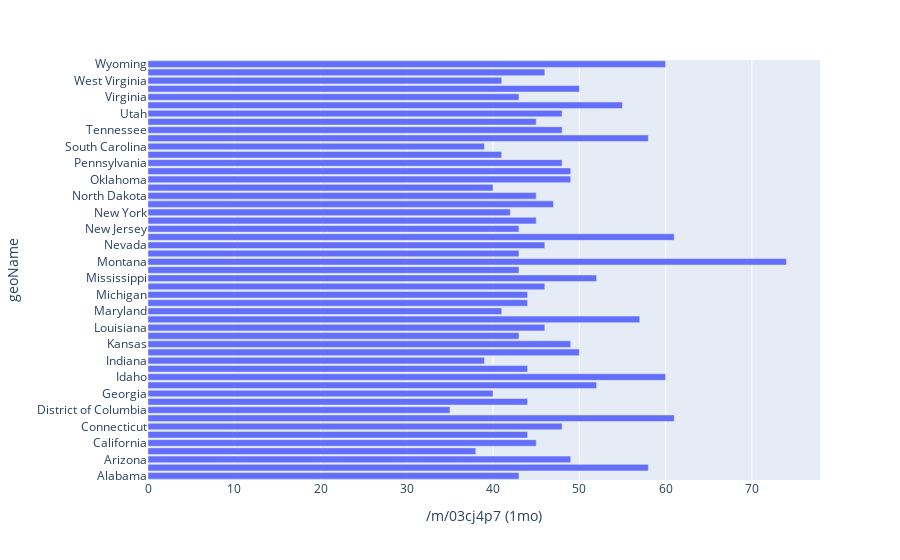

The cell this chart's notebook holds for it:
### Code cell
import plotly.express as px
fig = px.bar(df, x='{} (1mo)'.format(plot_keyword), y='geoName')
fig

### Figure 1 — Plotly figure (JSON) as saved in the notebook; plotly's stock layout.template omitted (floating-point values rounded to 4 significant figures)
{"data": [{"alignmentgroup": "True", "hovertemplate": "/m/03cj4p7 (1mo)=%{x}<br>geoName=%{y}<extra></extra>", "legendgroup": "", "marker": {"color": "#636efa"}, "name": "", "offsetgroup": "", "orientation": "h", "showlegend": false, "textposition": "auto", "type": "bar", "x": [43, 58, 49, 38, 45, 44, 48, 61, 35, 44, 40, 52, 60, 44, 39, 50, 49, 43, 46, 57, 41, 44, 44, 46, 52, 43, 74, 43, 46, 61, 43, 45, 42, 47, 45, 40, 49, 49, 48, 41, 39, 58, 48, 45, 48, 55, 43, 50, 41, 46, 60], "xaxis": "x", "y": ["Alabama", "Alaska", "Arizona", "Arkansas", "California", "Colorado", "Connecticut", "Delaware", "District of Columbia", "Florida", "Georgia", "Hawaii", "Idaho", "Illinois", "Indiana", "Iowa", "Kansas", "Kentucky", "Louisiana", "Maine", "Maryland", "Massachusetts", "Michigan", "Minnesota", "Mississippi", "Missouri", "Montana", "Nebraska", "Nevada", "New Hampshire", "New Jersey", "New Mexico", "New York", "North Carolina", "North Dakota", "Ohio", "Oklahoma", "Oregon", "Pennsylvania", "Rhode Island", "South Carolina", "South Dakota", "Tennessee", "Texas", "Utah", "Vermont", "Virginia", "Washington", "West Virginia", "Wisconsin", "Wyoming"], "yaxis": "y"}], "layout": {"barmode": "relative", "legend": {"tracegroupgap": 0}, "margin": {"t": 60}, "xaxis": {"anchor": "y", "domain": [0, 1], "title": {"text": "/m/03cj4p7 (1mo)"}}, "yaxis": {"anchor": "x", "domain": [0, 1], "title": {"text": "geoName"}}}}
